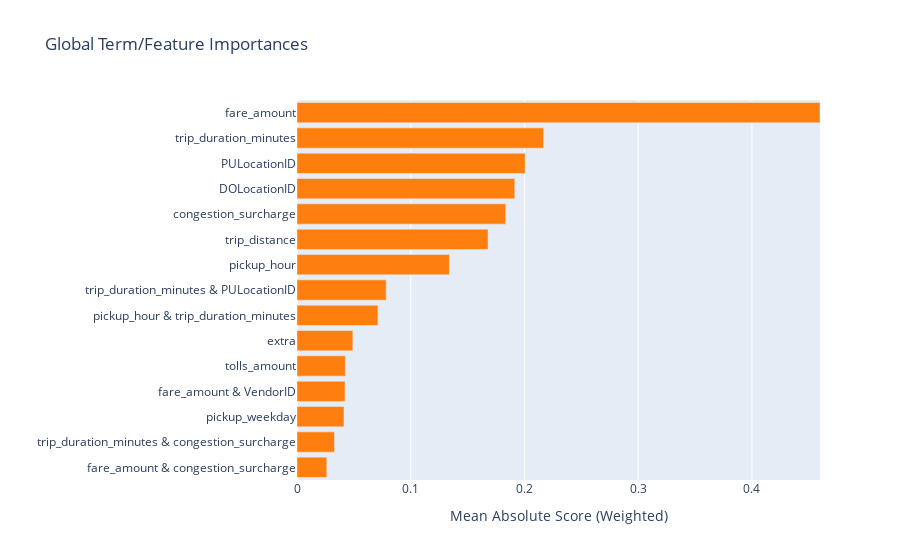

Here is the notebook cell this chart was saved with:
### Code cell
# 📊 Global Explainability
from interpret import show
ebm_global = ebm.explain_global()
ebm_global.visualize()

### Figure 1 — Plotly figure (JSON) as saved in the notebook; plotly's stock layout.template omitted (floating-point values rounded to 4 significant figures)
{"data": [{"marker": {"color": ["#ff7f0e", "#ff7f0e", "#ff7f0e", "#ff7f0e", "#ff7f0e", "#ff7f0e", "#ff7f0e", "#ff7f0e", "#ff7f0e", "#ff7f0e", "#ff7f0e", "#ff7f0e", "#ff7f0e", "#ff7f0e", "#ff7f0e"]}, "orientation": "h", "type": "bar", "x": [0.02618, 0.03297, 0.04132, 0.04225, 0.04252, 0.04911, 0.07115, 0.07841, 0.134, 0.168, 0.1836, 0.1915, 0.2006, 0.2168, 0.4599], "y": ["fare_amount & congestion_surcharge", "trip_duration_minutes & congestion_surcharge", "pickup_weekday", "fare_amount & VendorID", "tolls_amount", "extra", "pickup_hour & trip_duration_minutes", "trip_duration_minutes & PULocationID", "pickup_hour", "trip_distance", "congestion_surcharge", "DOLocationID", "PULocationID", "trip_duration_minutes", "fare_amount"]}], "layout": {"title": {"text": "Global Term/Feature Importances"}, "xaxis": {"range": [0, 0.4599], "title": {"text": "Mean Absolute Score (Weighted)"}}, "yaxis": {"automargin": true, "dtick": 1, "title": {"text": ""}}}}
